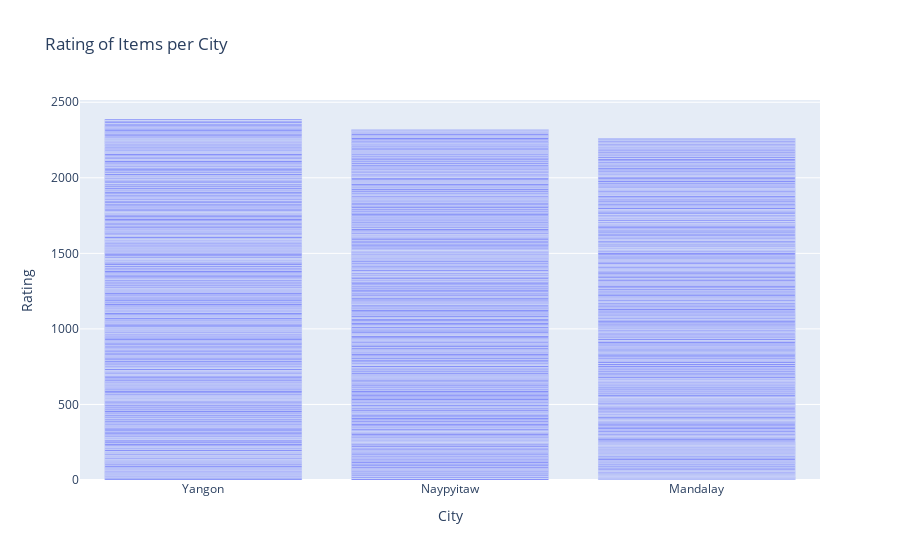

The code cell stored with this chart in its notebook:
### Code cell
px.bar(df,x='City',y='Rating',title='Rating of Items per City')

### Figure 1 — Plotly figure (JSON) as saved in the notebook; plotly's stock layout.template omitted (floating-point values rounded to 4 significant figures; data arrays with more than 128 entries replaced by an {"elided": "..."} marker saying what was removed)
{"data": [{"alignmentgroup": "True", "hovertemplate": "City=%{x}<br>Rating=%{y}<extra></extra>", "legendgroup": "", "marker": {"color": "#636efa", "pattern": {"shape": ""}}, "name": "", "offsetgroup": "", "orientation": "v", "showlegend": false, "textposition": "auto", "type": "bar", "x": {"elided": "1000 str values"}, "xaxis": "x", "y": {"elided": "1000 float values"}, "yaxis": "y"}], "layout": {"barmode": "relative", "legend": {"tracegroupgap": 0}, "title": {"text": "Rating of Items per City"}, "xaxis": {"anchor": "y", "domain": [0, 1], "title": {"text": "City"}}, "yaxis": {"anchor": "x", "domain": [0, 1], "title": {"text": "Rating"}}}}
